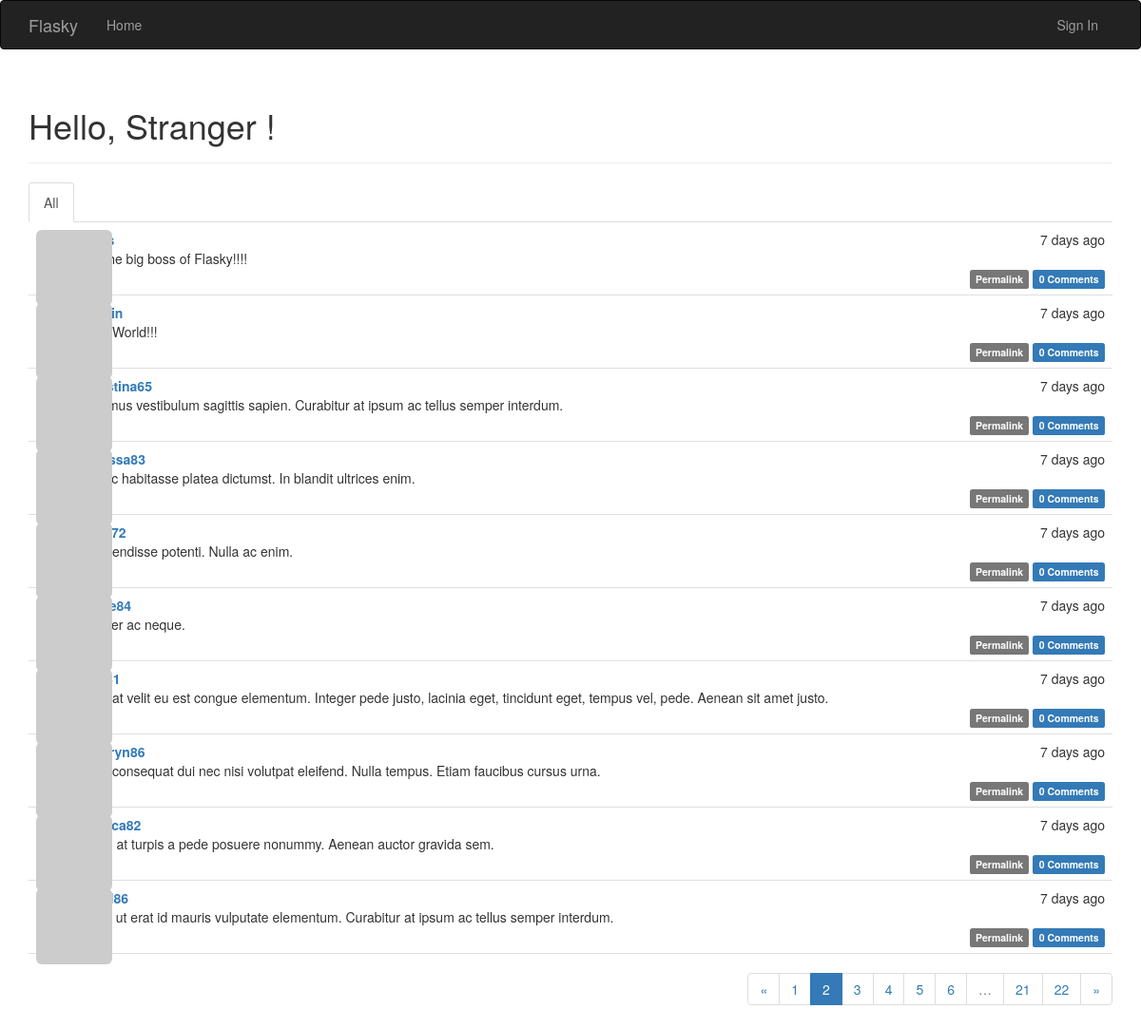
Screenshot of /?page=2 with the database file from the repository.
### app/models.py (models this page shows, shortened)
class Post(db.Model):
    __tablename__ = "posts"
    id = db.Column(db.Integer, primary_key=True)
    body = db.Column(db.Text)
    timestamp = db.Column(db.DateTime, index=True, default=datetime.utcnow)
    author_id = db.Column(db.Integer, db.ForeignKey("users.id"))
    body_html = db.Column(db.Text)
    comments = db.relationship("Comment", backref="post", lazy="dynamic")

class User(UserMixin, db.Model):
    __tablename__ = "users"
    id = db.Column(db.Integer, primary_key=True)
    email = db.Column(db.String(64), unique=True, index=True)
    username = db.Column(db.String(64), unique=True, index=True)
    role_id = db.Column(db.Integer, db.ForeignKey("roles.id"))
    password_hash = db.Column(db.String(128))
    confirmed = db.Column(db.Boolean, default=False)
    new_email = db.Column(db.String(64), index=True)
    name = db.Column(db.String(64))
    location = db.Column(db.String(64))
    about_me = db.Column(db.Text())
    member_since = db.Column(db.DateTime(), default=datetime.utcnow)
    last_seen = db.Column(db.DateTime(), default=datetime.utcnow)
    avatar_hash = db.Column(db.String(32))
    posts = db.relationship("Post", backref="author", lazy="dynamic")
    followed = db.relationship("Follow", foreign_keys=[Follow.follower_id],
                               backref=db.backref("follower", lazy="joined"),
                               lazy="dynamic",
                               cascade="all,delete-orphan")
    followers = db.relationship("Follow", foreign_keys=[Follow.followed_id],
                                backref=db.backref("followed", lazy="joined"),
                                lazy="dynamic",
                                cascade="all,delete-orphan")
    comments = db.relationship("Comment", backref="author", lazy="dynamic")
    @property
    def password(self):
        raise AttributeError("password is not a readable attribute")
    def gravatar(self, size=100, default="retro", rating="g"):
        if request.is_secure:
            url = "https://secure.gravatar.com/avatar"
        else:
            url = "http://www.gravatar.com/avatar"
        hash = self.avatar_hash or hashlib.md5(self.email.encode("utf-8")).hexdigest()
        return '{url}/{hash}?s={size}&d={default}&r={rating}'.format(url=url, hash=hash,
                                                                     size=size, default=default,
                                                                     rating=rating)

### app/main/views.py (the view)
@main.route("/", methods=["GET", "POST"])
def index():
    form = PostForm()
    if current_user.can(Permission.WRITE_ARTICLES) and form.validate_on_submit():
        post = Post(body=form.body.data, author=current_user._get_current_object())
        db.session.add(post)
        return redirect(url_for("main.index"))
    page = request.args.get("page", 1, type=int)
    show_followed = False
    if current_user.is_authenticated:
        show_followed = bool(request.cookies.get("show_followed", ""))
    if show_followed:
        query = current_user.followed_posts
    else:
        query = Post.query
    pagination = query.order_by(Post.timestamp.desc()).paginate(page, per_page=current_app.config[
        "FLASKY_POSTS_PER_PAGE"], error_out=False)
    posts = pagination.items
    return render_template("index.html", form=form, posts=posts, show_followed=show_followed, pagination=pagination)

### app/auth/views.py (called while the page is built)
@auth.before_app_request
def before_request():
    if current_user.is_authenticated:
        current_user.ping()
        if not current_user.confirmed \
                and request.endpoint[:5] != "auth." \
                and request.endpoint != "static":
            return redirect(url_for("auth.unconfirmed"))

### app/main/__init__.py (called while the page is built)
@main.app_context_processor
def inject_permissions():
    return dict(Permission=Permission)

### app/models.py (called while the page is built)
    def can(self, permissions):
        return False

    def is_administrator(self):
        return False

### app/templates/index.html (shortened to what this page needs)
{% extends "base.html" %}
{% import "bootstrap/wtf.html" as wtf %}
{% import "_macros.html" as macros %}
{% block page_content %}
    <div class="page-header">
        <h1>Hello,
            {% if current_user.is_authenticated %}
                {{ current_user.username }}
            {% else %}
                Stranger
            {% endif %}!
        </h1>
    </div>
    <div class="post-tabs">
        <ul class="nav nav-tabs">
            <li{% if not show_followed %} class="active"{% endif %}>
                <a href="{{ url_for('main.show_all') }}">All</a>
            </li>
        </ul>
        {% include '_posts.html' %}
    </div>
    {% if pagination %}
        <div class="pagination">
            {{ macros.pagination_widget(pagination,"main.index") }}
        </div>
    {% endif %}
{% endblock %}

### app/templates/_posts.html (shortened to what this page needs)
<ul class="posts">
    {% for post in posts %}
        <li class="post">
            <div class="post-thumbnail">
                <a href="{{ url_for('main.user',username=post.author.username) }}">
                    <img class="img-rounded profile-thumbnail" src="{{ post.author.gravatar(size=40) }}"/>
                </a>
            </div>
            <div class="post-content">
                <div class="post-date">{{ moment(post.timestamp).fromNow() }}</div>
                <div class="post-author"><a
                        href="{{ url_for('main.user',username=post.author.username) }}">{{ post.author.username }}</a>
                </div>
                <div class="post-body">
                    {% if post.body_html %}
                        {{ post.body_html | safe }}
                    {% else %}
                        {{ post.body }}
                    {% endif %}
                </div>
                <div class="post-footer">
                    <a href="{{ url_for('main.post',id=post.id) }}">
                        <span class="label label-default">Permalink</span>
                    </a>
                    <a href="{{ url_for('main.post',id= post.id) }}#comments">
                        <span class="label label-primary">{{ post.comments.count() }} Comments</span>
                    </a>
                </div>
            </div>
        </li>
    {% endfor %}
</ul>

### app/static/styles.css (style rules this page uses)
.profile-thumbnail { position: absolute; }
div.post-tabs { margin-top: 16px; }
ul.posts { list-style-type: none; padding: 0px; margin: 16px 0px 0px 0px; border-top: 1px solid #e0e0e0; }
div.post-tabs ul.posts { margin: 0px; border-top: none; }
ul.posts li.post { padding: 8px; border-bottom: 1px solid #e0e0e0; }
div.post-date { float: right; }
div.post-author { font-weight: bold; }
div.post-thumbnail { position: absolute; }
div.post-content { margin-left: 48px; min-height: 48px; }
div.post-footer { text-align: right; }
div.pagination { width: 100%; text-align: right; padding: 0px; margin: 0px; }

### rows the page displays
Post: timestamp "7 days ago", body "I m the big boss of Flasky!!!!", comments.count "0"
Post: timestamp "7 days ago", body "HelloWorld!!!", comments.count "0"
Post: timestamp "7 days ago", author.username "christina65", body "Vivamus vestibulum sagittis sapien. Curabitur at ipsum ac tellus semper interdum.", comments.count "0"
Post: timestamp "7 days ago", author.username "melissa83", body "In hac habitasse platea dictumst. In blandit ultrices enim.", comments.count "0"
Post: timestamp "7 days ago", body "Suspendisse potenti. Nulla ac enim.", comments.count "0"
Post: timestamp "7 days ago", body "Integer ac neque.", comments.count "0"
Post: timestamp "7 days ago", body "Duis at velit eu est congue elementum. Integer pede justo, lacinia eget, tincidunt eget, tempus vel, pede. Aenean sit amet justo.", comments.count "0"
Post: timestamp "7 days ago", author.username "kathryn86", body "Duis consequat dui nec nisi volutpat eleifend. Nulla tempus. Etiam faucibus cursus urna.", comments.count "0"
Post: timestamp "7 days ago", body "Proin at turpis a pede posuere nonummy. Aenean auctor gravida sem.", comments.count "0"
Post: timestamp "7 days ago", body "Nulla ut erat id mauris vulputate elementum. Curabitur at ipsum ac tellus semper interdum.", comments.count "0"

### other values shown
{{ p }} "1" "3" "4" "5" "6" "21" "22"
{{ p }} "2"
